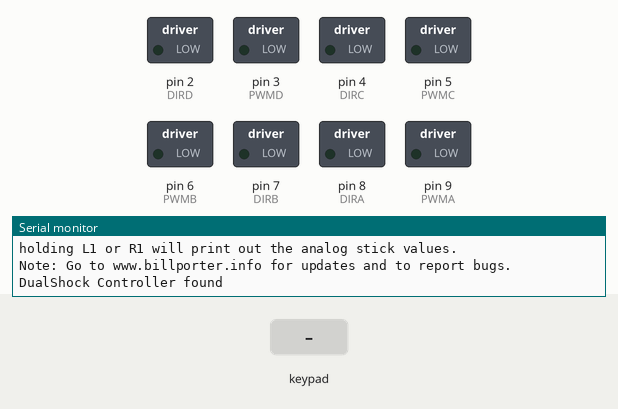
Simulated run of this sketch. Board: Arduino Uno, built with avr-gcc and run on an emulated ATmega328P. Parts: switched loads named in the sketch (green lamp = pin HIGH), the last lines printed to the serial monitor. Inputs (shaded band) come from the test bench.

Above: at 1.7 s.
1.8 s: key 'X' pressed
At 2.5 s:
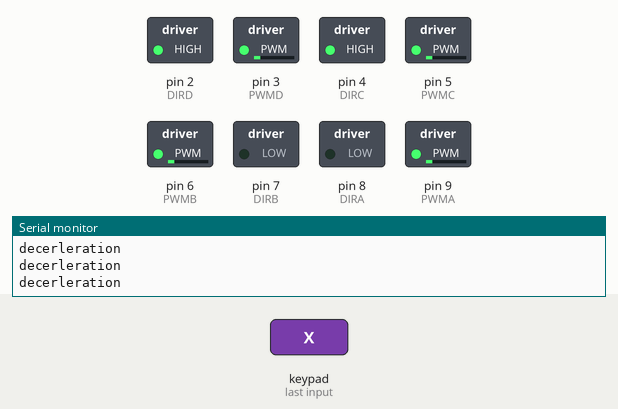
3.7 s: key 'D' pressed
At 4.9 s:
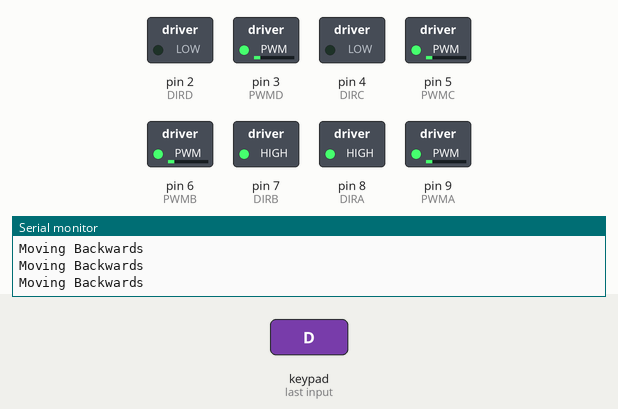
5.2 s: key 'L' pressed
At 6.0 s:
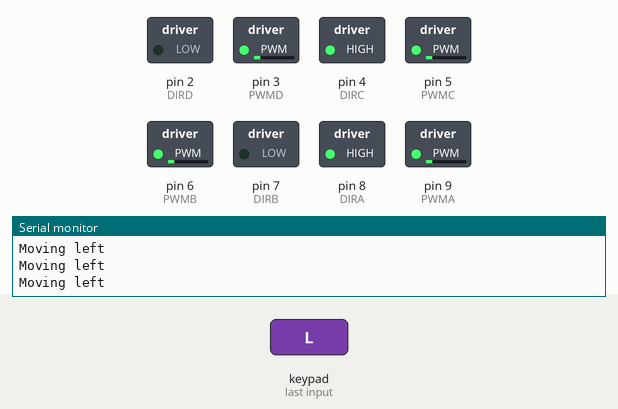
6.7 s: key 'U' pressed
At 7.1 s:
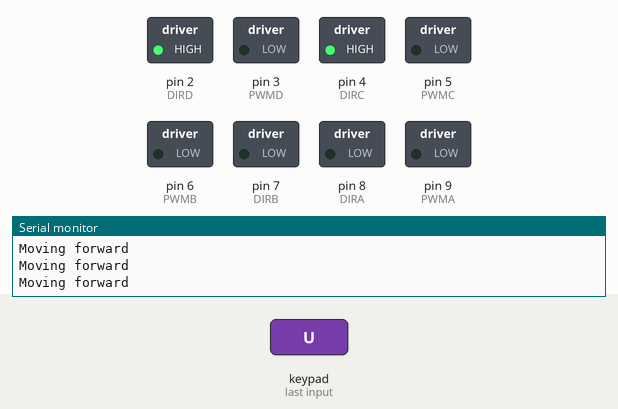
8.2 s: key 'R' pressed
At 9.4 s:
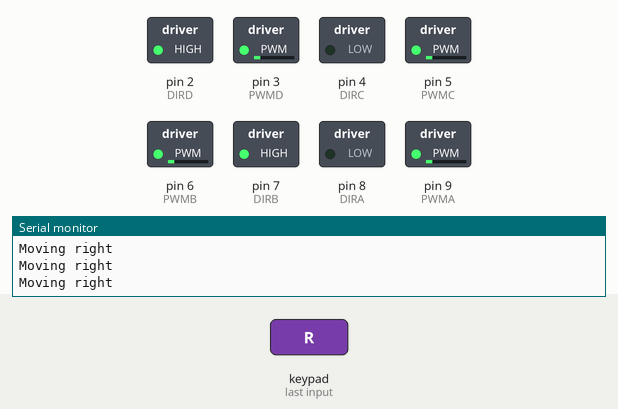
9.7 s: key 'O' pressed
At 10.6 s:
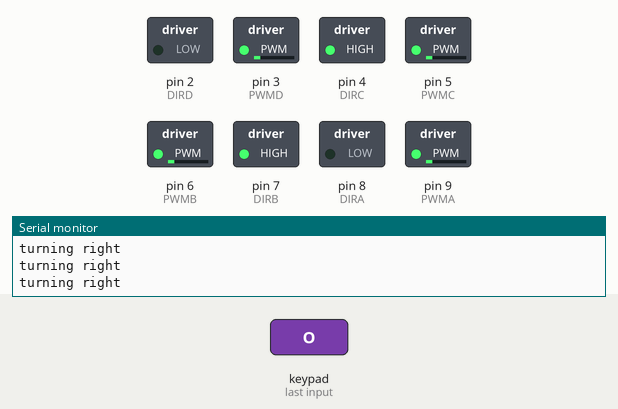
Timing chart, 0 to 12.2 s (numbered marks = the images above; inputs shaded):
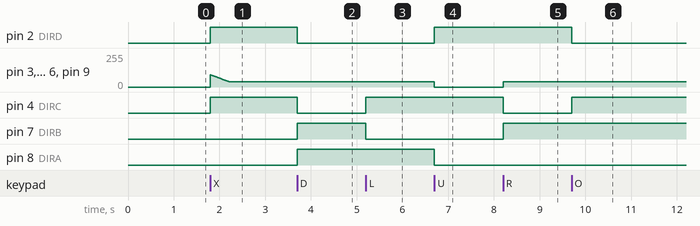

Measured:
- after the input at 1.8 s, pin 2 (DIRD), pin 4 (DIRC): LOW → HIGH at once
- after the input at 3.7 s, pin 2 (DIRD), pin 4 (DIRC): HIGH → LOW at once; pin 7 (DIRB), pin 8 (DIRA): LOW → HIGH at once
- after the input at 5.2 s, pin 4 (DIRC): LOW → HIGH at once; pin 7 (DIRB): HIGH → LOW at once
- after the input at 6.7 s, pin 2 (DIRD): LOW → HIGH at once; pin 3 (PWMD), pin 5 (PWMC), pin 6 (PWMB), pin 9 (PWMA): 40/255 → 0/255 at once; pin 8 (DIRA): HIGH → LOW at once
- after the input at 8.2 s, pin 3 (PWMD), pin 5 (PWMC), pin 6 (PWMB), pin 9 (PWMA): 0/255 → 40/255 at once; pin 4 (DIRC): HIGH → LOW at once; pin 7 (DIRB): LOW → HIGH at once
- after the input at 9.7 s, pin 2 (DIRD): HIGH → LOW at once; pin 4 (DIRC): LOW → HIGH at once

The sketch:

car_control_modified.ino
```cpp
#include<PS2X_lib.h>
//PS2手柄引脚；
#define PS2_DAT        13
#define PS2_CMD        11
#define PS2_SEL        10
#define PS2_CLK        12

// 电机控制引脚；
#define PWMD 3 //右后轮
#define DIRD 2
#define PWMC 5 //右前轮
#define DIRC 4
#define PWMB 6 //左后轮
#define DIRB 7
#define PWMA 9 //左前轮
#define DIRA 8

//AB同向前进时电机需逆时针转 CD同向前进时电机需顺时针

#define pressures false
#define rumble false

#define MAXSPEED 200
#define MINSPEED (-200)
#define DEFAULTSPEED 100

int speed = DEFAULTSPEED;//小车速度
int speed1;


PS2X ps2x; // create PS2 Controller Class

//right now, the library does NOT support hot pluggable controllers, meaning
//you must always either restart your Arduino after you connect the controller,
//or call config_gamepad(pins) again after connecting the controller.

int error = 0;
byte type = 0;
byte vibrate = 0;

void (* resetFunc) (void) = 0;
void setup() {
  pinMode(PWMA, OUTPUT);
  pinMode(DIRA, OUTPUT);
  pinMode(PWMB, OUTPUT);
  pinMode(DIRB, OUTPUT);
  pinMode(PWMC, OUTPUT);
  pinMode(DIRC, OUTPUT);
  pinMode(PWMD, OUTPUT);
  pinMode(DIRD, OUTPUT);

  Serial.begin(9600);
  delay(300) ; //added delay to give wireless ps2 module some time to startup, before configuring it
  //CHANGES for v1.6 HERE!!! **************PAY ATTENTION*************

  //setup pins and settings: GamePad(clock, command, attention, data, Pressures?, Rumble?) check for error
  error = ps2x.config_gamepad(PS2_CLK, PS2_CMD, PS2_SEL, PS2_DAT, pressures, rumble);

   if (error == 0) {
    Serial.print("Found Controller, configured successful ");
    Serial.print("pressures = ");
    if (pressures)
      Serial.println("true ");
    else
      Serial.println("false");
    Serial.print("rumble = ");
      if (rumble)
        Serial.println("true)");
      else
        Serial.println("false");
    Serial.println("Try out all the buttons, X will vibrate the controller, faster as you press harder;");
    Serial.println("holding L1 or R1 will print out the analog stick values.");
    Serial.println("Note: Go to www.billporter.info for updates and to report bugs.");
  }
  else if (error == 1)
  {
    Serial.println("No controller found, check wiring, see readme.txt to enable debug. visit www.billporter.info for troubleshooting tips");
    resetFunc();

  }

  else if (error == 2)
    Serial.println("Controller found but not accepting commands. see readme.txt to enable debug. Visit www.billporter.info for troubleshooting tips");

  else if (error == 3)
    Serial.println("Controller refusing to enter Pressures mode, may not support it. ");

  type = ps2x.readType();
  switch (type) {
  case 0:
    Serial.print("Unknown Controller type found ");
    break;
  case 1:
    Serial.print("DualShock Controller found ");
    break;
  case 2:
    Serial.print("GuitarHero Controller found ");
    break;
  case 3:
    Serial.print("Wireless Sony DualShock Controller found ");
    break;
  }
}
//小车运动定义

void turnLeft(int &speed,int &speed1) { //小车左转
  if (speed!=0) speed1 = speed;
  if (speed1<0) speed1 = (-1)*speed1;
  digitalWrite(DIRA,HIGH);
  digitalWrite(DIRB,LOW);
  digitalWrite(DIRC,LOW);
  digitalWrite(DIRD,HIGH);
  analogWrite(PWMA, speed1);
  analogWrite(PWMB, speed1);
  analogWrite(PWMC, speed1);
  analogWrite(PWMD, speed1);
  speed = 0;
}

void turnRight(int &speed, int &speed1) { //小车右转
  if (speed!=0) speed1 = speed;
  if (speed1<0) speed1 = (-1)*speed1;
  digitalWrite(DIRA,LOW);
  digitalWrite(DIRB,HIGH);
  digitalWrite(DIRC,HIGH);
  digitalWrite(DIRD,LOW);
  analogWrite(PWMA, speed1);
  analogWrite(PWMB, speed1);
  analogWrite(PWMC, speed1);
  analogWrite(PWMD, speed1);
  speed = 0;
}

void forward(int speed) { //小车前进
  digitalWrite(DIRA, LOW);
  digitalWrite(DIRB, LOW);
  digitalWrite(DIRC, HIGH);
  digitalWrite(DIRD, HIGH);

  analogWrite(PWMA, speed);
  analogWrite(PWMB, speed);
  analogWrite(PWMC, speed);
  analogWrite(PWMD, speed);
}

void back(int speed) { //小车后退
  digitalWrite(DIRA, HIGH);
  digitalWrite(DIRB, HIGH);
  digitalWrite(DIRC, LOW);
  digitalWrite(DIRD, LOW);

  analogWrite(PWMA, speed);
  analogWrite(PWMB, speed);
  analogWrite(PWMC, speed);
  analogWrite(PWMD, speed);
}
void stop() // 停止；
{
  digitalWrite(DIRA, LOW);
  digitalWrite(DIRB, LOW);
  digitalWrite(DIRC, LOW);
  digitalWrite(DIRD, LOW);

  analogWrite(PWMA, 0);
  analogWrite(PWMB, 0);
  analogWrite(PWMC, 0);
  analogWrite(PWMD, 0);
}

//车体左平移
//
void motor_pmove_left(int &speed,int &speed1)
{
  if (speed!=0) speed1 = speed;
  if (speed1<0) speed1 = (-1)*speed1;
  digitalWrite(DIRA,HIGH);
  digitalWrite(DIRB,LOW);
  digitalWrite(DIRC,HIGH);
  digitalWrite(DIRD,LOW);

  analogWrite(PWMA,speed1);
  analogWrite(PWMB,speed1);
  analogWrite(PWMC,speed1);
  analogWrite(PWMD,speed1);

  speed = 0;
}

//车体右平移
void motor_pmove_right(int &speed,int &speed1)
{
  if (speed!=0) speed1 = speed;
  if (speed1<0) speed1 = (-1)*speed1;
  digitalWrite(DIRA,LOW);
  digitalWrite(DIRB,HIGH);
  digitalWrite(DIRC,LOW);
  digitalWrite(DIRD,HIGH);

  analogWrite(PWMA,speed1);
  analogWrite(PWMB,speed1);
  analogWrite(PWMC,speed1);
  analogWrite(PWMD,speed1);

  speed = 0;
}
//车体左上45度平移
void LeftUp_run(int &speed,int &speed1)
{
  if (speed!=0) speed1 = speed;
  if (speed1<0) speed1 = (-1)*speed1;
  digitalWrite(DIRA,LOW);
  digitalWrite(DIRB,LOW);
  digitalWrite(DIRC,HIGH);
  digitalWrite(DIRD,LOW);

  analogWrite(PWMA,0);
  analogWrite(PWMB,speed1);
  analogWrite(PWMC,speed1);
  analogWrite(PWMD,0);

  speed = 0;
}
//车体右上45度平移
void RightUp_run(int &speed, int &speed1)
{
  if (speed!=0) speed1 = speed;
  if (speed1<0) speed1 = (-1)*speed1;
  digitalWrite(DIRA,LOW);
  digitalWrite(DIRB,LOW);
  digitalWrite(DIRC,LOW);
  digitalWrite(DIRD,HIGH);

  analogWrite(PWMA,speed1);
  analogWrite(PWMB,0);
  analogWrite(PWMC,0);
  analogWrite(PWMD,speed1);

  speed = 0;
}
//车体左下45度平移
void LeftDown_run(int &speed,int &speed1)
{
  if (speed!=0) speed1 = speed;
  if (speed1<0) speed1 = (-1)*speed1;
  digitalWrite(DIRA,HIGH);
  digitalWrite(DIRB,LOW);
  digitalWrite(DIRC,LOW);
  digitalWrite(DIRD,LOW);

  analogWrite(PWMA,speed1);
  analogWrite(PWMB,0);
  analogWrite(PWMC,0);
  analogWrite(PWMD,speed1);

  speed = 0;
}
//车体右下45度平移
void RightDown_run(int &speed,int &speed1)
{
  if (speed!=0) speed1 = speed;
  if (speed1<0) speed1 = (-1)*speed1;
  digitalWrite(DIRA,LOW);
  digitalWrite(DIRB,HIGH);
  digitalWrite(DIRC,LOW);
  digitalWrite(DIRD,LOW);

  analogWrite(PWMA,0);
  analogWrite(PWMB,speed1);
  analogWrite(PWMC,speed1);
  analogWrite(PWMD,0);

  speed = 0;
}
//缓慢加速
void accerlerate(){
  speed += 2;
  if (speed > MAXSPEED){
    speed = MAXSPEED;
  }
  if (speed<0){
    int speed2 = speed *(-1);
    back(speed2);
  }
  else{
    forward(speed);
  }
}

void decerlerate(){
  speed -= 2;
  if(speed < MINSPEED){
    speed = MINSPEED;
  }
  if (speed >=0){
    forward(speed);
  }
  else{
    int speed2 = speed *(-1);
    back(speed2);
  }
}

void loop() {
  // put your main code here, to run repeatedly:
  if (error == 1) //skip loop if no controller found
    return;

  if (type == 2) { //Guitar Hero Controller
    return;
  }
  else  { //DualShock Controller
    ps2x.read_gamepad(false, vibrate); //read controller and set large motor to spin at 'vibrate' speed

    //start 重置电机PWM为DEFAULT；
    if (ps2x.Button(PSB_START))  {
      Serial.println("Start is being held");
      speed = DEFAULTSPEED;
      forward(speed);
    }
    // Stop 并将速度设为0
    if (ps2x.Button(PSB_SELECT)) {
      Serial.println("stop");
      stop();
      speed = 0;
    }
// 当按下上方向键；
    if (ps2x.Button(PSB_PAD_UP)) {
      //上加左一起按
      if (ps2x.Button(PSB_PAD_LEFT)){
      Serial.println("UP & LEFT");
      LeftUp_run(speed,speed1);
    }
      //上加右
      else if (ps2x.Button(PSB_PAD_RIGHT)){
      Serial.println("UP & RIGHT");
      RightUp_run(speed,speed1);
    }
      //只按下上方向键
      else{
      Serial.println("Moving forward");
      forward(speed);
      }
    }
    //当按下左方向键
    else if (ps2x.Button(PSB_PAD_LEFT)) {
      //左加上 等同于上加左一起按
      if (ps2x.Button(PSB_PAD_UP)){
        Serial.println("UP & LEFT");
        LeftUp_run(speed,speed1);
      }
      //左加下
      else if (ps2x.Button(PSB_PAD_DOWN)){
        Serial.println("DOWN & LEFT");
        LeftDown_run(speed,speed1);
      }
      //只按下左
      else{
      Serial.println("Moving left ");
      motor_pmove_left(speed,speed1);
      }
    }
    //当按下右方向键
    else if (ps2x.Button(PSB_PAD_RIGHT)) {
      //上加右
      if (ps2x.Button(PSB_PAD_UP)){
        Serial.println("UP & RIGHT");
        RightUp_run(speed,speed1);
      }
      //右加下
      else if (ps2x.Button(PSB_PAD_DOWN)){
        Serial.println("DOWN & RIGHT");
        RightDown_run(speed,speed1);
      }
      //只有右
      else{
      Serial.println("Moving right");
      motor_pmove_right(speed,speed1);
      }
    }
    //当按下下方向键
    else if (ps2x.Button(PSB_PAD_DOWN)) {
      //下加右
      if (ps2x.Button(PSB_PAD_RIGHT)){
      Serial.println("DOWN & RIGHT");
      RightDown_run(speed,speed1);
      }
      //下加左
      else if (ps2x.Button(PSB_PAD_LEFT)){
      Serial.println("DOWN & LEFT");
      LeftDown_run(speed,speed1);
      }
      //只按下下方向键
      else{
      Serial.println("Moving Backwards");
      back(speed);
    }

    }

// 按下正方形向左原地转圈
    if (ps2x.Button(PSB_PINK)) {
      Serial.println("turing left");
      turnLeft(speed,speed1);
    }
// 按下圆形向右原地转圈
    if (ps2x.Button(PSB_RED)) {
      Serial.println("turning right");
      turnRight(speed,speed1);
    }
// 按下三角缓慢加速
    if (ps2x.Button(PSB_GREEN)){
      Serial.println("accerlerateion!");
      accerlerate();
    }
// 按下X缓慢减速
    if (ps2x.Button(PSB_BLUE)){
      Serial.println("decerleration");
      decerlerate();
    }
//Using joystick to control
    int LY = ps2x.Analog(PSS_LY);
    int LX = ps2x.Analog(PSS_LX);
    int RY = ps2x.Analog(PSS_RY);
    int RX = ps2x.Analog(PSS_RX);

    //左摇杆向上
    if (LY<128){
      //摇杆向左上
      if (LX<128){
        Serial.println("UP AND LEFT");
        LeftUp_run(speed,speed1);
      }
      //摇杆向右上
      else if( LX>128){
        Serial.println("UP AND RIGHT");
        RightUp_run(speed,speed1);
      }
      //只向上
      else{
        Serial.println("Moving forward");
        forward(speed);
      }
    }
    //左摇杆向下
    else if (LY>128){
      //摇杆左下
      if (LX<128){
        Serial.println("DOWN AND LEFT");
        LeftDown_run(speed,speed1);
      }
      //摇杆右下
      else if( LX>128){
        Serial.println("DOWN AND RIGHT");
        RightDown_run(speed,speed1);
      }
      //只向下
      else{
        Serial.println("Moving down");
        back(speed);
      }
    }
    //左摇杆向左
    else if (LX<128){
      //左然后向上
      if (LY<128){
        Serial.println("UP AND LEFT");
        LeftUp_run(speed,speed1);
      }
      //左然后向下
      else if (LY > 128){
        Serial.println("DOWN AND RIGHT");
        LeftDown_run(speed,speed1);
      }
      //只向左
      else{
        Serial.println("MOVING LEFT");
        motor_pmove_left(speed,speed1);
      }
    }
    //左摇杆向右
    else if (LX>128){
      //右然后向上
      if (LY<128){
        Serial.println("UP AND RIGHT");
        RightUp_run(speed,speed1);
      }
      //右然后向下
      else if (LY > 128){
        Serial.println("DOWN AND RIGHT");
        RightDown_run(speed,speed1);
      }
      //只向右
      else{
        Serial.println("MOVING RIGHT");
        motor_pmove_right(speed,speed1);
      }
    }
    //右摇杆
    if (RY<128){
      Serial.println("ACCERLERATION!");
      accerlerate();
    }
    else if (RY>128){
      Serial.println("DECERLERATION!");
      decerlerate();
    }
    else if (RX<128){
      Serial.println("TURNING LEFT");
      turnLeft(speed,speed1);
    }
    else if (RX>128){
      Serial.println("TURNING RIGHT");
      turnRight(speed,speed1);
    }
  }
}
```
